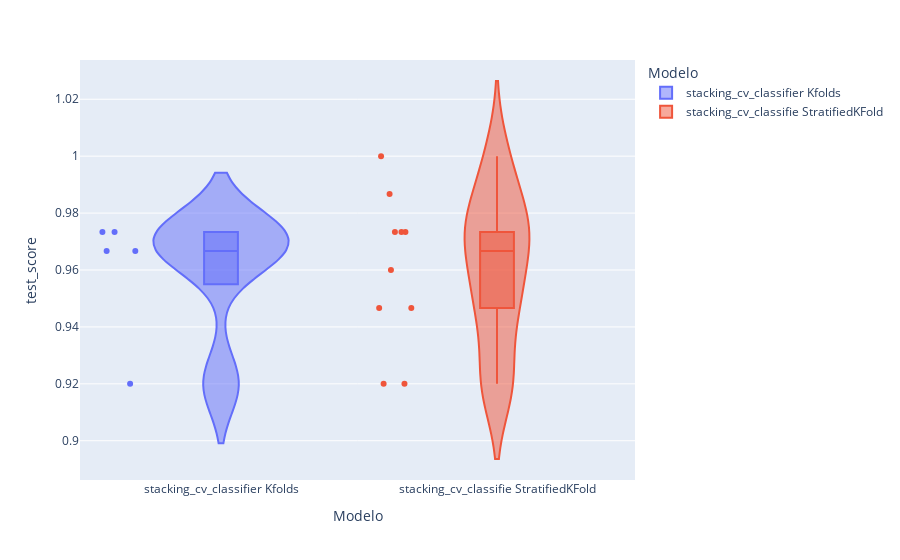

This figure's notebook cell:
### Code cell
df = pd.DataFrame()

# fazendo Validação do modelo
validacao = cross_validate(stacking_cv_classifier, x_treino, y_treino, 
                           cv=5, n_jobs=-1)
cv_resultados = pd.DataFrame(validacao)
cv_resultados['Modelo'] = 'stacking_cv_classifier\nKfolds'
df = pd.concat([df, cv_resultados])

validacao = cross_validate(stacking_cv_classifier, x_treino, y_treino, 
                           cv = skf, n_jobs=-1)
cv_resultados = pd.DataFrame(validacao)
cv_resultados['Modelo'] = 'stacking_cv_classifie\nStratifiedKFold'
df = pd.concat([df, cv_resultados])

num_cat_hip(df, 'Modelo', 'test_score')

### Figure 1 — Plotly figure (JSON) as saved in the notebook; plotly's stock layout.template omitted (floating-point values rounded to 4 significant figures)
{"data": [{"alignmentgroup": "True", "box": {"visible": true}, "hovertemplate": "Modelo=%{x}<br>test_score=%{y}<extra></extra>", "legendgroup": "stacking_cv_classifier\nKfolds", "marker": {"color": "#636efa"}, "name": "stacking_cv_classifier\nKfolds", "offsetgroup": "stacking_cv_classifier\nKfolds", "orientation": "v", "points": "all", "scalegroup": "True", "showlegend": true, "type": "violin", "x": ["stacking_cv_classifier\nKfolds", "stacking_cv_classifier\nKfolds", "stacking_cv_classifier\nKfolds", "stacking_cv_classifier\nKfolds", "stacking_cv_classifier\nKfolds"], "x0": " ", "xaxis": "x", "y": [0.92, 0.9667, 0.9667, 0.9733, 0.9733], "y0": " ", "yaxis": "y"}, {"alignmentgroup": "True", "box": {"visible": true}, "hovertemplate": "Modelo=%{x}<br>test_score=%{y}<extra></extra>", "legendgroup": "stacking_cv_classifie\nStratifiedKFold", "marker": {"color": "#EF553B"}, "name": "stacking_cv_classifie\nStratifiedKFold", "offsetgroup": "stacking_cv_classifie\nStratifiedKFold", "orientation": "v", "points": "all", "scalegroup": "True", "showlegend": true, "type": "violin", "x": ["stacking_cv_classifie\nStratifiedKFold", "stacking_cv_classifie\nStratifiedKFold", "stacking_cv_classifie\nStratifiedKFold", "stacking_cv_classifie\nStratifiedKFold", "stacking_cv_classifie\nStratifiedKFold", "stacking_cv_classifie\nStratifiedKFold", "stacking_cv_classifie\nStratifiedKFold", "stacking_cv_classifie\nStratifiedKFold", "stacking_cv_classifie\nStratifiedKFold", "stacking_cv_classifie\nStratifiedKFold"], "x0": " ", "xaxis": "x", "y": [0.92, 0.9733, 0.9467, 0.9733, 0.9733, 0.9867, 1, 0.9467, 0.92, 0.96], "y0": " ", "yaxis": "y"}], "layout": {"legend": {"title": {"text": "Modelo"}, "tracegroupgap": 0}, "margin": {"t": 60}, "violinmode": "overlay", "xaxis": {"anchor": "y", "categoryarray": ["stacking_cv_classifier\nKfolds", "stacking_cv_classifie\nStratifiedKFold"], "categoryorder": "array", "domain": [0, 1], "title": {"text": "Modelo"}}, "yaxis": {"anchor": "x", "domain": [0, 1], "title": {"text": "test_score"}}}}
